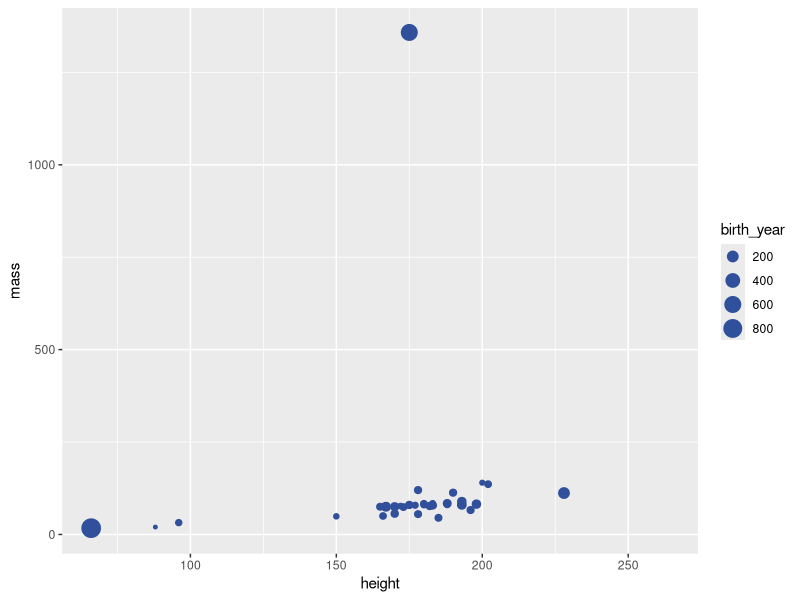
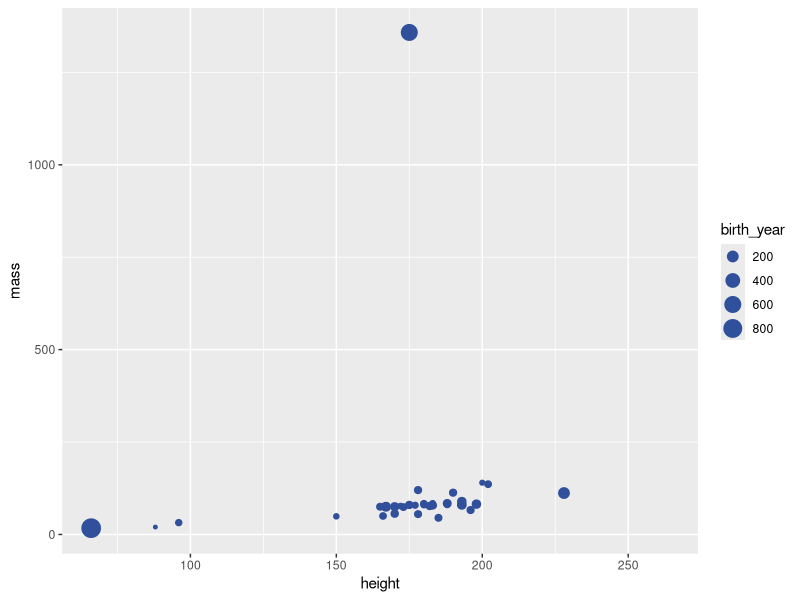

Write the R code that produced these figures, in order.
## ---- chunk 1
#| label: load-packages
library(tidyverse)
## ---- chunk 2
#| label: task-1
ggplot(starwars, 
       aes(x = height, y = mass, size = birth_year)) +
  geom_point(color = "#30509C")

## ---- chunk 3
#| label: task-2
ggplot(starwars, 
       aes(x = height, y = mass,  size = birth_year)) +
  geom_point(color = "#30509C") +
  labs(
    #title = "___",
    #x = "___", 
    #y = "___",
    #___
    )
## ---- chunk 4
#| label: task-3
# add code here
# pay attention to correctness and code style

## ---- chunk 5
#| label: task-4
# add code here
# pay attention to correctness and code style

## ---- chunk 6
#| label: task-5
# add code here
# pay attention to correctness and code style

## ---- chunk 7
#| label: task-6
# add code here
# pay attention to correctness and code style

